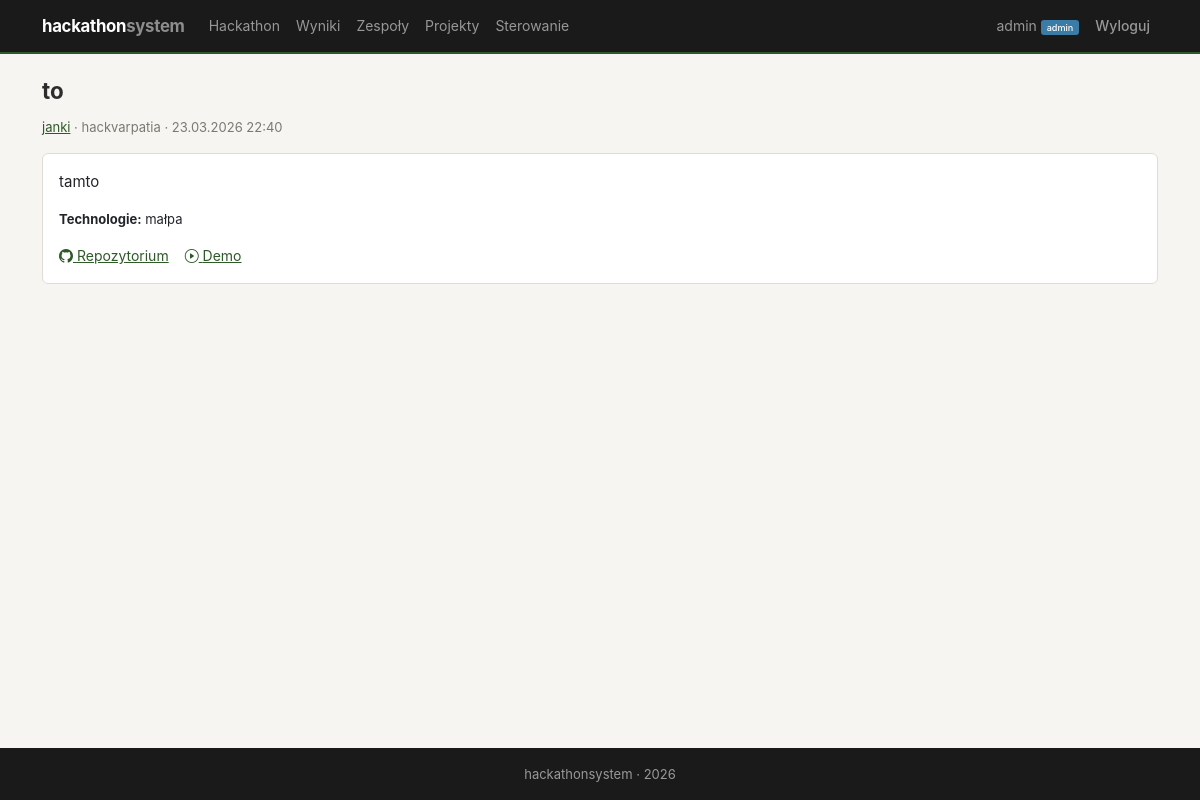
Screenshot of /projects/1/ (signed in) with the database file from the repository.
### projects/models.py (models this page shows, shortened)
class Project(models.Model):
    STATUS_CHOICES = [
        ('draft', 'Szkic'),
        ('submitted', 'Oddany'),
    ]
    team = models.OneToOneField(Team, on_delete=models.CASCADE, related_name='project')
    title = models.CharField(max_length=300, verbose_name='Tytuł')
    description = models.TextField(verbose_name='Opis projektu')
    technologies = models.CharField(max_length=500, verbose_name='Użyte technologie')
    repo_url = models.URLField(blank=True, verbose_name='Link do repozytorium')
    demo_url = models.URLField(blank=True, verbose_name='Link do demo')
    status = models.CharField(max_length=20, choices=STATUS_CHOICES, default='draft')
    submitted_at = models.DateTimeField(auto_now=True)

### teams/models.py (models this page shows, shortened)
class Team(models.Model):
    name = models.CharField(max_length=200, verbose_name='Nazwa zespołu')
    hackathon = models.ForeignKey(Hackathon, on_delete=models.CASCADE, related_name='teams')
    captain = models.ForeignKey(User, on_delete=models.CASCADE, related_name='captained_teams')
    description = models.TextField(blank=True, verbose_name='Opis')
    created_at = models.DateTimeField(auto_now_add=True)
    class Meta:
        unique_together = ['name', 'hackathon']

### hackathon/models.py (models this page shows, shortened)
class Hackathon(models.Model):
    STATUS_CHOICES = [
        ('planned', 'Planowany'),
        ('active', 'Aktywny'),
        ('judging', 'Ocenianie'),
        ('finished', 'Zakończony'),
    ]
    name = models.CharField(max_length=200, verbose_name='Nazwa')
    description = models.TextField(verbose_name='Opis')
    date_start = models.DateTimeField(verbose_name='Data rozpoczęcia')
    date_end = models.DateTimeField(verbose_name='Data zakończenia')
    submit_deadline = models.DateTimeField(verbose_name='Deadline oddania projektów')
    status = models.CharField(max_length=20, choices=STATUS_CHOICES, default='planned', verbose_name='Status')
    max_team_size = models.PositiveIntegerField(default=5, verbose_name='Max wielkość zespołu')
    created_at = models.DateTimeField(auto_now_add=True)
    class Meta:
        ordering = ['-date_start']

### projects/views.py (the view)
# urls.py: path('<int:pk>/', views.project_detail, name='detail'),
def project_detail(request, pk):
    if not _is_admin_or_jury(request):
        messages.error(request, 'Projekty są dostępne tylko dla admina i jury.')
        return redirect('home')
    project = get_object_or_404(Project, pk=pk)
    files = project.files.all()
    is_team_member = (
        request.user.is_authenticated and project.team.members.filter(user=request.user).exists()
    )
    return render(request, 'projects/detail.html', {
        'project': project,
        'files': files,
        'is_team_member': is_team_member,
    })

### accounts/models.py (called while the page is built)
    @property
    def is_admin(self):
        return self.role == 'admin'

### projects/views.py (called while the page is built)
def _is_admin_or_jury(request):
    if request.user.is_authenticated and hasattr(request.user, 'profile') and request.user.profile.is_admin:
        return True
    if request.session.get('jury_session'):
        return True
    return False

### projects/templates/projects/detail.html (shortened to what this page needs)
{% extends 'base.html' %}
{% block content %}
<h2>{{ project.title }}</h2>
<p class="text-muted" style="font-size:13px">
    <a href="{% url 'teams:detail' project.team.pk %}">{{ project.team.name }}</a>
    &middot; {{ project.team.hackathon.name }}
    &middot; {{ project.submitted_at|date:"d.m.Y H:i" }}
</p>
<div class="card p-3 mb-3">
    <p>{{ project.description }}</p>
    {% if project.technologies %}
        <p style="font-size:13px"><strong>Technologie:</strong> {{ project.technologies }}</p>
    {% endif %}
    {% if project.repo_url or project.demo_url %}
        <div class="d-flex gap-3" style="font-size:14px">
            {% if project.repo_url %}
                <a href="{{ project.repo_url }}" target="_blank"><i class="bi bi-github"></i> Repozytorium</a>
            {% endif %}
            {% if project.demo_url %}
                <a href="{{ project.demo_url }}" target="_blank"><i class="bi bi-play-circle"></i> Demo</a>
            {% endif %}
        </div>
    {% endif %}
</div>
{% endblock %}

### templates/base.html (shortened to what this page needs)
<!DOCTYPE html>
<html lang="pl">
<head>
    <link href="https://cdn.jsdelivr.net/npm/bootstrap@5.3.0/dist/css/bootstrap.min.css" rel="stylesheet">
    <link href="https://cdn.jsdelivr.net/npm/bootstrap-icons@1.10.0/font/bootstrap-icons.css" rel="stylesheet">
    {% load static %}
    <link rel="stylesheet" href="{% static 'css/style.css' %}">
</head>
<body>
    <nav class="navbar navbar-expand-lg navbar-dark">
        <div class="container">
            <a class="navbar-brand" href="{% url 'home' %}">hackathon<span style="opacity:.5">system</span></a>
            <div class="collapse navbar-collapse" id="navbarNav">
                <ul class="navbar-nav me-auto">
                    <li class="nav-item">
                        <a class="nav-link" href="{% url 'hackathon:detail' %}">Hackathon</a>
                    </li>
                    <li class="nav-item">
                        <a class="nav-link" href="{% url 'jury:results' %}">Wyniki</a>
                    </li>
                    {% if user.is_authenticated %}
                        <li class="nav-item">
                            <a class="nav-link" href="{% url 'teams:list' %}">Zespoły</a>
                        </li>
                        {% if user.profile.is_admin %}
                            <li class="nav-item">
                                <a class="nav-link" href="{% url 'projects:list' %}">Projekty</a>
                            </li>
                            <li class="nav-item">
                                <a class="nav-link" href="{% url 'jury:status' %}">Sterowanie</a>
                            </li>
                        {% endif %}
                    {% endif %}
                </ul>
                <ul class="navbar-nav">
                    {% if user.is_authenticated %}
                        <li class="nav-item">
                            <a class="nav-link" href="{% url 'accounts:dashboard' %}">
                                {{ user.username }}
                                {% if user.profile.is_admin %}<span class="badge bg-info">admin</span>{% endif %}
                            </a>
                        </li>
                        <li class="nav-item">
                            <form method="post" action="{% url 'accounts:logout' %}" class="d-inline">
                                <button type="submit" class="nav-link btn btn-link" style="font-size:14px">Wyloguj</button>
                            </form>
                        </li>
                    {% endif %}
                </ul>
            </div>
        </div>
    </nav>
    <div class="container mt-4">
        {% block content %}{% endblock %}
    </div>
    <footer class="mt-5">
        <div class="container text-center">
            <p class="mb-0">hackathonsystem &middot; 2026</p>
        </div>
    </footer>
</body>
</html>

### static/css/style.css (style rules this page uses)
:root { --c-bg: #f6f5f1; --c-surface: #fff; --c-border: #e0ddd6; --c-text: #2c2c2c; --c-muted: #7a7a72; --c-primary: #2d5a27; --c-primary-light: #e8f0e6; --c-accent: #b8860b; --c-accent-light: #fdf5e6; --c-danger: #a33; --c-nav-bg: #1a1a1a; }
* { box-sizing: border-box; }
body { min-height: 100vh; display: flex; flex-direction: column; background: var(--c-bg); color: var(--c-text); font-family: -apple-system, BlinkMacSystemFont, "Segoe UI", Roboto, sans-serif; font-size: 15px; line-height: 1.55; }
.container.mt-4 { flex: 1; }
.navbar { background: var(--c-nav-bg) !important; padding: .5rem 0; border-bottom: 2px solid var(--c-primary); font-size: 14px; }
.navbar-brand { font-weight: 700; letter-spacing: -0.3px; font-size: 1.05rem; }
.navbar .nav-link { padding: .4rem .7rem; }
.navbar .badge { font-size: .65em; vertical-align: middle; }
.card { background: var(--c-surface); border: 1px solid var(--c-border); border-radius: 6px; box-shadow: none; transition: border-color .15s; }
.btn { font-size: 14px; border-radius: 4px; font-weight: 500; }
.badge { font-size: .7em; font-weight: 500; border-radius: 3px; }
.badge.bg-info { background: #3a7ca5 !important; }
h2 { font-size: 1.4rem; font-weight: 700; margin-bottom: .75rem; }
footer { background: var(--c-nav-bg) !important; font-size: 13px; color: #999 !important; padding: 1rem 0; }
footer p { color: #999; }
.text-muted { color: var(--c-muted) !important; }
a { color: var(--c-primary); }

### rows the page displays
Project: title "to", team.name "janki", team.hackathon.name "hackvarpatia", submitted_at "23.03.2026 22:40", description "tamto", technologies "małpa"

### other values shown
{{ user.username }} "admin"
